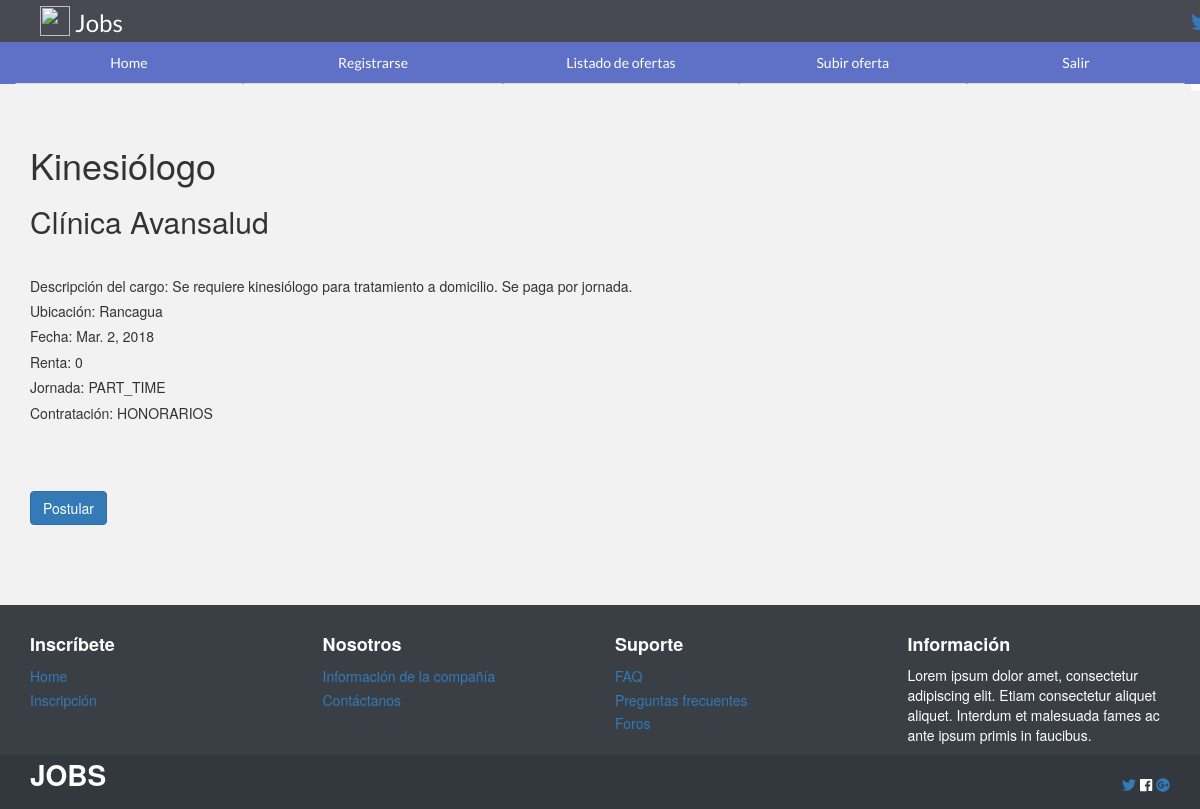
/ofertas/2 (signed in), run on the app's committed database.
### ofertas/models.py (models this page shows, shortened)
class DescripcionCargo(models.Model):
    owner = models.ForeignKey(Empresa)
    cargo = models.CharField(max_length=40, choices=CATEGORIAS)
    descripcion_cargo = models.TextField()
    ciudad = models.CharField(max_length=30)
    fecha_contratacion = models.DateField()
    sueldo = models.IntegerField()
    tipo_jornada = models.CharField(max_length=20, choices=JORNADAS)
    tipo_contrato = models.CharField(max_length=20, choices=CONTRATO)
    estado_publicacion = models.CharField(max_length=10, choices=ESTADO_PUBLICACION, default=ACTIVA)

class Empresa(models.Model):
    nombre = models.CharField(max_length=50)
    anos_experiencia = models.IntegerField(null=True, blank=True)
    def __unicode__(self):
        return self.nombre

### ofertas/views.py (the view)
# urls.py: url(r'^ofertas/(?P<pk>[0-9]+)$', login_required(DetailView.as_view()), name='ofertas_detail'),
class DetailView(View):
    def get(self, request, pk):
        ofertas_list = DescripcionCargo.objects.filter(pk=pk)
        ofertas_detail = ofertas_list[0] if len(ofertas_list) >= 1 else None
        if ofertas_detail is not None:
            context = {
                'ofertas_detail': ofertas_detail
            }
            return render(request, 'ofertas/detail.html', context)
        else:
            return HttpResponseNotFound("No existe")

### ofertas/templates/ofertas/detail.html (shortened to what this page needs)
{% extends 'base.html' %}
{% block section%}
    <h1>{{ ofertas_detail.cargo }}</h1>
    <h2>{{ ofertas_detail.owner }}</h2>
    <hr>
    <h5>Descripción del cargo: {{ ofertas_detail.descripcion_cargo }}</h5>
    <h5>Ubicación: {{ ofertas_detail.ciudad }}</h5>
    <h5>Fecha: {{ ofertas_detail.fecha_contratacion }}</h5>
    <h5>Renta: {{ ofertas_detail.sueldo }}</h5>
    <h5>Jornada: {{ ofertas_detail.tipo_jornada }}</h5>
    <h5>Contratación: {{ ofertas_detail.tipo_contrato }}</h5>
    <br>
    <br>
    <br>
    <div>
        <a href="{{ 'postular' }}">
            <button class="btn btn-primary" type="submit" name="postular">Postular</button>
        </a>
    </div>
{% endblock %}

### jobs/static/css/estilos.css (style rules this page uses)
* { margin:0; padding:0; }
body { background:#f2f2f2; }
.body-img { background-image: url("http://www.guia-empresas.net/fondos/grandes/GE-fondo1.jpg"); background-repeat: no-repeat; background-size: cover; }

### data on the page
DescripcionCargo: cargo "Kinesiólogo", owner "Clínica Avansalud", descripcion_cargo "Se requiere kinesiólogo para tratamiento a domicilio. Se paga por jornada.", ciudad "Rancagua", fecha_contratacion "Mar. 2, 2018", sueldo "0", tipo_jornada "PART_TIME", tipo_contrato "HONORARIOS"
